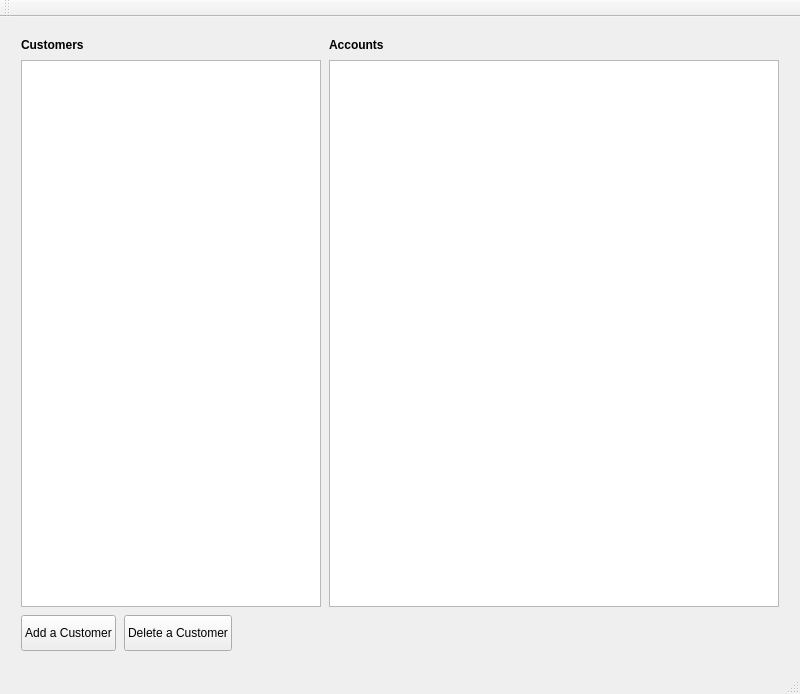
<?xml version="1.0" encoding="UTF-8"?>
<ui version="4.0">
 <class>ManagerWindow</class>
 <widget class="QMainWindow" name="ManagerWindow">
  <property name="geometry">
   <rect>
    <x>0</x>
    <y>0</y>
    <width>800</width>
    <height>694</height>
   </rect>
  </property>
  <property name="windowTitle">
   <string>MainWindow</string>
  </property>
  <widget class="QWidget" name="centralwidget">
   <layout class="QVBoxLayout" name="verticalLayout_4">
    <item>
     <layout class="QVBoxLayout" name="verticalLayout_3">
      <property name="spacing">
       <number>8</number>
      </property>
      <property name="leftMargin">
       <number>12</number>
      </property>
      <property name="topMargin">
       <number>12</number>
      </property>
      <property name="rightMargin">
       <number>12</number>
      </property>
      <property name="bottomMargin">
       <number>12</number>
      </property>
      <item>
       <layout class="QHBoxLayout" name="horizontalLayout" stretch="2,3">
        <item>
         <layout class="QVBoxLayout" name="verticalLayout">
          <item>
           <widget class="QLabel" name="labelCustomer">
            <property name="sizePolicy">
             <sizepolicy hsizetype="Preferred" vsizetype="Preferred">
              <horstretch>0</horstretch>
              <verstretch>0</verstretch>
             </sizepolicy>
            </property>
            <property name="font">
             <font>
              <italic>false</italic>
              <bold>true</bold>
             </font>
            </property>
            <property name="text">
             <string>Customers</string>
            </property>
            <property name="margin">
             <number>6</number>
            </property>
           </widget>
          </item>
          <item>
           <widget class="QTableWidget" name="customerTableWidget">
            <property name="font">
             <font>
              <bold>false</bold>
             </font>
            </property>
           </widget>
          </item>
         </layout>
        </item>
        <item>
         <layout class="QVBoxLayout" name="verticalLayout_2">
          <item>
           <widget class="QLabel" name="labelAccount">
            <property name="font">
             <font>
              <bold>true</bold>
             </font>
            </property>
            <property name="text">
             <string>Accounts</string>
            </property>
            <property name="margin">
             <number>6</number>
            </property>
           </widget>
          </item>
          <item>
           <widget class="QTableWidget" name="accountDetailTable">
            <property name="minimumSize">
             <size>
              <width>0</width>
              <height>0</height>
             </size>
            </property>
           </widget>
          </item>
         </layout>
        </item>
       </layout>
      </item>
      <item>
       <layout class="QHBoxLayout" name="horizontalLayout_2">
        <item>
         <widget class="QPushButton" name="addCustomerButton">
          <property name="minimumSize">
           <size>
            <width>0</width>
            <height>36</height>
           </size>
          </property>
          <property name="text">
           <string>Add a Customer</string>
          </property>
         </widget>
        </item>
        <item>
         <widget class="QPushButton" name="deleteCustomerButton">
          <property name="minimumSize">
           <size>
            <width>0</width>
            <height>36</height>
           </size>
          </property>
          <property name="text">
           <string>Delete a Customer</string>
          </property>
         </widget>
        </item>
        <item>
         <spacer name="horizontalSpacer">
          <property name="orientation">
           <enum>Qt::Orientation::Horizontal</enum>
          </property>
          <property name="sizeHint" stdset="0">
           <size>
            <width>40</width>
            <height>20</height>
           </size>
          </property>
         </spacer>
        </item>
       </layout>
      </item>
     </layout>
    </item>
   </layout>
  </widget>
  <widget class="QMenuBar" name="menubar">
   <property name="geometry">
    <rect>
     <x>0</x>
     <y>0</y>
     <width>800</width>
     <height>25</height>
    </rect>
   </property>
  </widget>
  <widget class="QStatusBar" name="statusbar"/>
  <widget class="QToolBar" name="toolBar">
   <property name="windowTitle">
    <string>toolBar</string>
   </property>
   <attribute name="toolBarArea">
    <enum>TopToolBarArea</enum>
   </attribute>
   <attribute name="toolBarBreak">
    <bool>false</bool>
   </attribute>
  </widget>
 </widget>
 <resources/>
 <connections/>
</ui>
